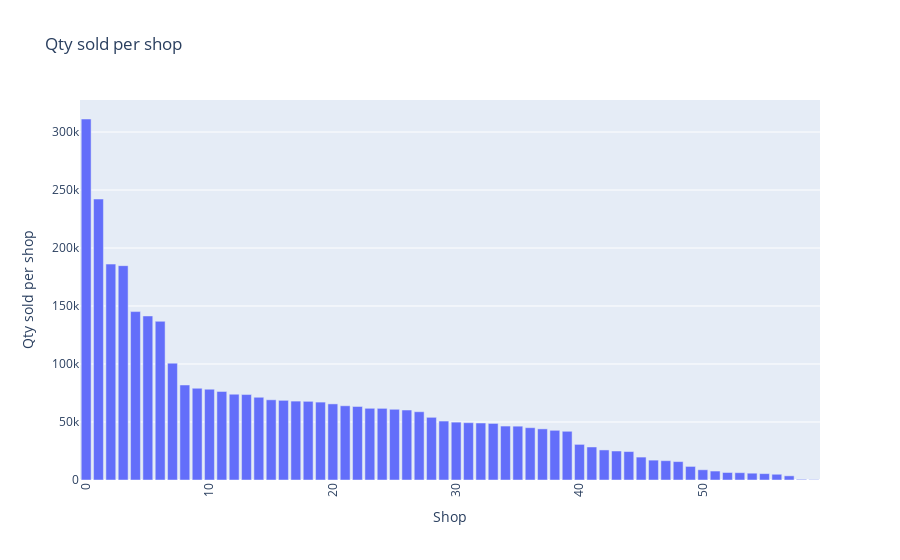

Notebook code cell kept with this figure:
### Code cell
sorted_plot_data=plot_data.sort_values(by='item_cnt_day', ascending=False).reset_index(drop=True)
fig=px.bar(sorted_plot_data,x=sorted_plot_data.index,y='item_cnt_day',
           hover_data={'shop_id':True,'item_cnt_day':True},
           title='Qty sold per shop')
fig.update_layout(
    xaxis_title='Shop',
    yaxis_title='Qty sold per shop',
    xaxis_tickangle=-90
)
fig.show()

### Figure 1 — Plotly figure (JSON) as saved in the notebook; plotly's stock layout.template omitted (floating-point values rounded to 4 significant figures)
{"data": [{"customdata": [[31], [25], [54], [28], [42], [57], [27], [6], [58], [46], [56], [50], [12], [19], [15], [35], [21], [26], [47], [7], [18], [24], [55], [53], [16], [30], [22], [29], [38], [43], [52], [41], [59], [51], [14], [37], [44], [4], [5], [45], [2], [3], [17], [48], [10], [13], [49], [39], [9], [0], [32], [23], [34], [1], [20], [33], [40], [8], [11], [36]], "hovertemplate": "index=%{x}<br>item_cnt_day=%{y}<br>shop_id=%{customdata[0]}<extra></extra>", "legendgroup": "", "marker": {"color": "#636efa", "pattern": {"shape": ""}}, "name": "", "orientation": "v", "showlegend": false, "textposition": "auto", "type": "bar", "x": [0, 1, 2, 3, 4, 5, 6, 7, 8, 9, 10, 11, 12, 13, 14, 15, 16, 17, 18, 19, 20, 21, 22, 23, 24, 25, 26, 27, 28, 29, 30, 31, 32, 33, 34, 35, 36, 37, 38, 39, 40, 41, 42, 43, 44, 45, 46, 47, 48, 49, 50, 51, 52, 53, 54, 55, 56, 57, 58, 59], "xaxis": "x", "y": [311200.0, 242200.0, 186100.0, 184800.0, 145200.0, 141400.0, 136800.0, 100800.0, 81910.0, 79090.0, 78280.0, 76370.0, 73990.0, 73670.0, 71330.0, 69140.0, 68680.0, 68020.0, 67830.0, 67160.0, 65620.0, 63990.0, 63390.0, 61820.0, 61770.0, 60970.0, 60330.0, 58860.0, 54050.0, 50820.0, 49890.0, 49410.0, 49130.0, 48770.0, 46510.0, 46410.0, 45100.0, 44070.0, 42850.0, 42000.0, 30710.0, 28480.0, 25920.0, 25000.0, 24520.0, 19760.0, 17130.0, 16650.0, 15870.0, 11700.0, 8814.0, 7722.0, 6476.0, 6311.0, 5873.0, 5504.0, 4956.0, 3602.0, 572.0, 333.0], "yaxis": "y"}], "layout": {"barmode": "relative", "legend": {"tracegroupgap": 0}, "title": {"text": "Qty sold per shop"}, "xaxis": {"anchor": "y", "domain": [0, 1], "tickangle": -90, "title": {"text": "Shop"}}, "yaxis": {"anchor": "x", "domain": [0, 1], "title": {"text": "Qty sold per shop"}}}}
